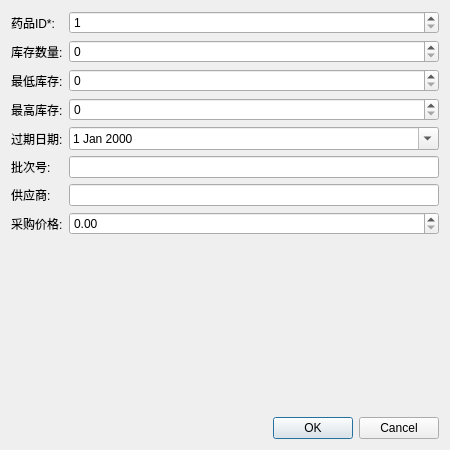
<?xml version="1.0" encoding="UTF-8"?>
<ui version="4.0">
 <class>InventoryDialog</class>
 <widget class="QDialog" name="InventoryDialog">
  <property name="geometry">
   <rect>
    <x>0</x>
    <y>0</y>
    <width>450</width>
    <height>450</height>
   </rect>
  </property>
  <property name="windowTitle">
   <string>库存信息</string>
  </property>
  <layout class="QVBoxLayout" name="verticalLayout">
   <item>
    <layout class="QFormLayout" name="formLayout">
     <item row="0" column="0">
      <widget class="QLabel" name="label_medicine">
       <property name="text">
        <string>药品ID*:</string>
       </property>
      </widget>
     </item>
     <item row="0" column="1">
      <widget class="QSpinBox" name="medicineIdSpin">
       <property name="minimum">
        <number>1</number>
       </property>
      </widget>
     </item>
     <item row="1" column="0">
      <widget class="QLabel" name="label_quantity">
       <property name="text">
        <string>库存数量:</string>
       </property>
      </widget>
     </item>
     <item row="1" column="1">
      <widget class="QSpinBox" name="quantitySpin">
       <property name="minimum">
        <number>0</number>
       </property>
      </widget>
     </item>
     <item row="2" column="0">
      <widget class="QLabel" name="label_min">
       <property name="text">
        <string>最低库存:</string>
       </property>
      </widget>
     </item>
     <item row="2" column="1">
      <widget class="QSpinBox" name="minStockSpin">
       <property name="minimum">
        <number>0</number>
       </property>
      </widget>
     </item>
     <item row="3" column="0">
      <widget class="QLabel" name="label_max">
       <property name="text">
        <string>最高库存:</string>
       </property>
      </widget>
     </item>
     <item row="3" column="1">
      <widget class="QSpinBox" name="maxStockSpin">
       <property name="minimum">
        <number>0</number>
       </property>
      </widget>
     </item>
     <item row="4" column="0">
      <widget class="QLabel" name="label_expiry">
       <property name="text">
        <string>过期日期:</string>
       </property>
      </widget>
     </item>
     <item row="4" column="1">
      <widget class="QDateEdit" name="expiryDateEdit">
       <property name="calendarPopup">
        <bool>true</bool>
       </property>
      </widget>
     </item>
     <item row="5" column="0">
      <widget class="QLabel" name="label_batch">
       <property name="text">
        <string>批次号:</string>
       </property>
      </widget>
     </item>
     <item row="5" column="1">
      <widget class="QLineEdit" name="batchNumberEdit"/>
     </item>
     <item row="6" column="0">
      <widget class="QLabel" name="label_supplier">
       <property name="text">
        <string>供应商:</string>
       </property>
      </widget>
     </item>
     <item row="6" column="1">
      <widget class="QLineEdit" name="supplierEdit"/>
     </item>
     <item row="7" column="0">
      <widget class="QLabel" name="label_price">
       <property name="text">
        <string>采购价格:</string>
       </property>
      </widget>
     </item>
     <item row="7" column="1">
      <widget class="QDoubleSpinBox" name="purchasePriceSpin">
       <property name="minimum">
        <double>0.000000000000000</double>
       </property>
       <property name="decimals">
        <number>2</number>
       </property>
      </widget>
     </item>
    </layout>
   </item>
   <item>
    <widget class="QDialogButtonBox" name="buttonBox">
     <property name="orientation">
      <enum>Qt::Horizontal</enum>
     </property>
     <property name="standardButtons">
      <set>QDialogButtonBox::Cancel|QDialogButtonBox::Ok</set>
     </property>
    </widget>
   </item>
  </layout>
 </widget>
 <resources/>
 <connections>
  <connection>
   <sender>buttonBox</sender>
   <signal>accepted()</signal>
   <receiver>InventoryDialog</receiver>
   <slot>accept()</slot>
  </connection>
  <connection>
   <sender>buttonBox</sender>
   <signal>rejected()</signal>
   <receiver>InventoryDialog</receiver>
   <slot>reject()</slot>
  </connection>
 </connections>
</ui>
